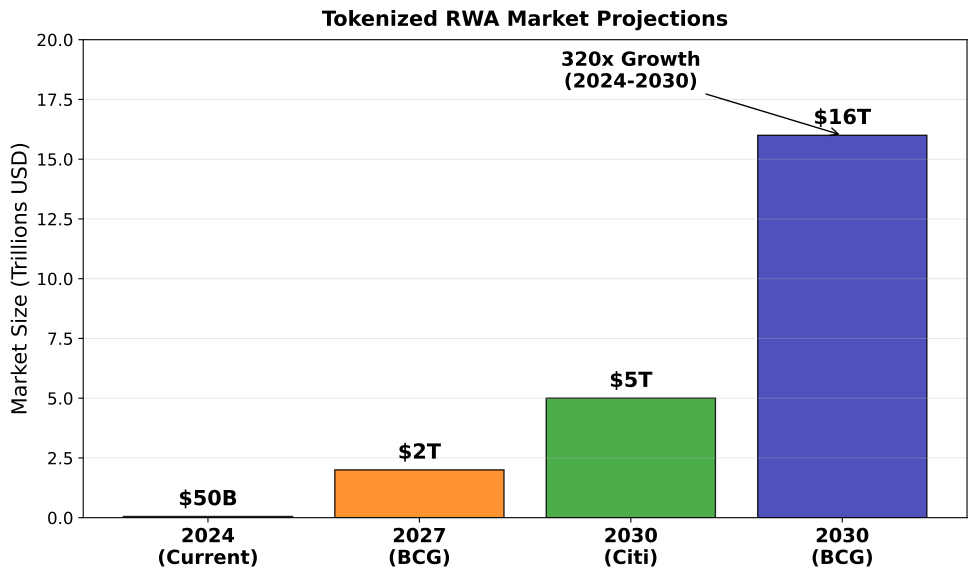

Python code for this plot:
"""
RWA Market Projections
Bar chart showing growth projections
"""

import matplotlib.pyplot as plt
import numpy as np
from pathlib import Path

CHART_METADATA = {
    'title': 'RWA Market Projections',
    'url': 'https://github.com/Digital-AI-Finance/Blockchain_Crypto/tree/main/Module_C_NFTs_Digital_Assets/L27_RWA_Tokenization/charts/05_rwa_market_projections'
}

plt.rcParams.update({
    'font.size': 14,
    'axes.labelsize': 14,
    'axes.titlesize': 16,
    'xtick.labelsize': 12,
    'ytick.labelsize': 12,
    'legend.fontsize': 12,
    'figure.figsize': (10, 6),
    'figure.dpi': 150
})

MLPURPLE = '#3333B2'
MLBLUE = '#0066CC'
MLORANGE = '#FF7F0E'
MLGREEN = '#2CA02C'
MLRED = '#D62728'

fig, ax = plt.subplots(figsize=(10, 6))

# Market projections (trillions USD)
years = ['2024\n(Current)', '2027\n(BCG)', '2030\n(Citi)', '2030\n(BCG)']
values = [0.05, 2, 5, 16]  # Trillions USD
colors = [MLBLUE, MLORANGE, MLGREEN, MLPURPLE]

x = np.arange(len(years))

bars = ax.bar(x, values, color=colors, edgecolor='black', linewidth=1, alpha=0.85)

# Add value labels
for bar, val in zip(bars, values):
    height = bar.get_height()
    if val < 1:
        label = f'${val*1000:.0f}B'
    else:
        label = f'${val:.0f}T'
    ax.annotate(label,
                xy=(bar.get_x() + bar.get_width() / 2, height),
                xytext=(0, 5), textcoords="offset points",
                ha='center', va='bottom', fontsize=15, fontweight='bold')

ax.set_ylabel('Market Size (Trillions USD)', fontsize=15)
ax.set_xticks(x)
ax.set_xticklabels(years, fontsize=14, fontweight='bold')
ax.set_ylim(0, 20)

ax.grid(True, alpha=0.3, axis='y')

# Growth annotation
ax.annotate('320x Growth\n(2024-2030)', xy=(3, 16), xytext=(2, 18),
            fontsize=14, fontweight='bold', ha='center',
            arrowprops=dict(arrowstyle='->', color='black'))

ax.set_title('Tokenized RWA Market Projections', fontweight='bold', fontsize=15, pad=10)
plt.tight_layout()

output_path = Path(__file__).parent / 'chart.pdf'
plt.savefig(output_path, bbox_inches='tight', dpi=300)
print(f"Chart saved to: {output_path.absolute()}")
plt.close()
